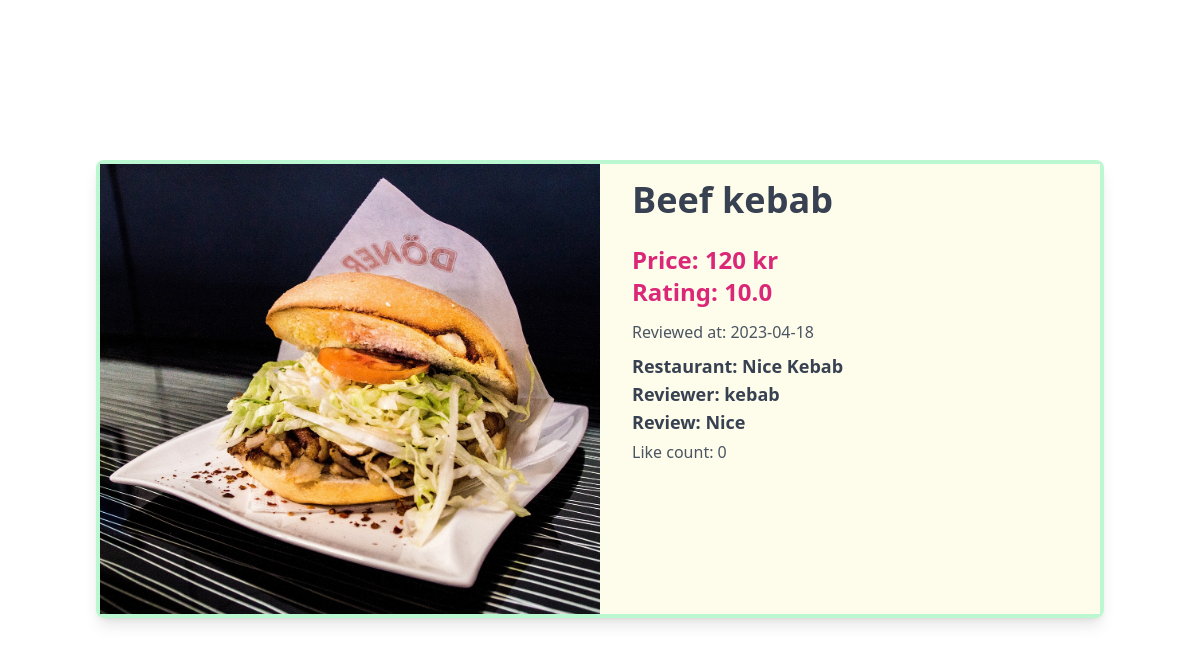
The page /core/detail/8 on the database its author committed.
### core/models.py (models this page shows, shortened)
class Review(models.Model):
    user = models.ForeignKey(
        CustomUser, on_delete=models.CASCADE, related_name='reviews_by_user'
    )
    menu = models.ForeignKey(
        Menu, on_delete=models.CASCADE, related_name='reviews_of_menu'
    )
    restaurant = models.ForeignKey(
        Restaurant, on_delete=models.CASCADE, related_name='restaurants_for_review'
    )
    image = models.ImageField(upload_to='images/', null=True, blank=True)
    review = models.TextField(default="", null=False)
    taste_rating = models.IntegerField(null=False)
    service_rating = models.IntegerField(null=False)
    value_rating = models.IntegerField(null=False)
    avg_rating = models.FloatField(null=True, blank=True)
    like_count = models.IntegerField(default=0)
    created_at = models.DateTimeField(auto_now_add=True)
    class Meta:
        indexes = [models.Index(fields=['-created_at']),]
        ordering = ['-created_at']

class Menu(models.Model):
    menu = models.CharField(max_length=100, null=False)
    price = models.IntegerField(null=False)
    restaurants = models.ManyToManyField(Restaurant)
    created_at = models.DateTimeField(auto_now_add=True)

class Restaurant(models.Model):
    name = models.CharField(max_length=100, null=False)
    address = models.CharField(max_length=200, null=False)
    tel = models.CharField(max_length=20, null=True, blank=True)
    website = models.URLField(null=True, blank=True)

class CustomUser(AbstractUser):
    email = models.EmailField("email address", unique=True, blank=False)
    USERNAME_FIELD = "email"  # make the user log in with the email
    REQUIRED_FIELDS = ["username"]
    objects = CustomUserManager()

### core/views.py (the view)
# urls.py: path('detail/<int:id>', views.detail, name='detail'),
def detail(request, id):
    review = get_object_or_404(Review, id=id)
    context = {
        'review': review
    }
    return render(request, 'core/detail.html', context, status=200)

### core/templates/core/detail.html
{% extends 'core/base.html' %} {% block content %} {% load static %}
<main class="flex-1 mx-24 pt-40">
  <div class="bg-yellow-50/90 rounded-lg shadow-lg overflow-hidden">
    <div class="flex border-green-200 border-4">
      {% if review.image %}
      <div class="relative overflow-hidden w-1/2" style="padding-bottom: 45%">
        <div class="absolute inset-0">
          <img
            class="object-cover h-full w-full"
            src="{{ review.image.url }}"
            alt="{{ review.menu.menu }} image"
          />
        </div>
      </div>
      {% endif %}
      <div class="px-8 py-4 w-1/2">
        <h1 class="text-4xl font-bold text-gray-700 mb-6">
          {{ review.menu.menu }}
        </h1>
        <h2 class="text-2xl font-bold text-pink-600">
          Price: {{ review.menu.price }} kr
        </h2>
        <h2 class="text-2xl font-bold text-pink-600 mb-3">
          Rating: {{ review.avg_rating }}
        </h2>
        <ul class="text-gray-700 text-lg font-semibold">
          <li class="text-gray-600 text-base font-normal mb-2">
            Reviewed at: {{ review.created_at|date:"Y-m-d" }}
          </li>
          <li>Restaurant: {{ review.restaurant.name }}</li>
          <li>Reviewer: {{ review.user.username }}</li>
          <li>Review: {{ review.review }}</li>
          <li class="text-gray-600 text-base font-normal mt-1">
            Like count: {{ review.like_count }}
          </li>
        </ul>
      </div>
    </div>
  </div>
</main>
{% endblock content %}

### rows shown on the page
Review: image (picture), menu.menu "Beef kebab", menu.price "120", avg_rating "10.0", created_at "2023-04-18", restaurant.name "Nice Kebab", user.username "kebab", review "Nice", like_count "0"
